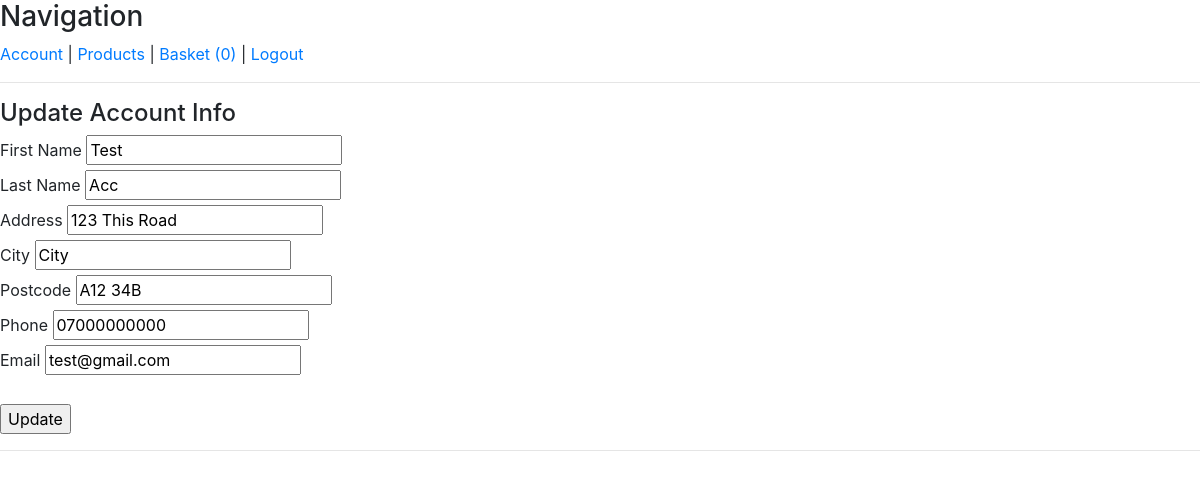
Screenshot of /file/pages/edit_account.php (signed in) with the database file from the repository.
### tables this page shows
CREATE TABLE `customers` (
  `customer_id` int(6) UNSIGNED NOT NULL,
  `first_name` varchar(30) NOT NULL,
  `last_name` varchar(30) NOT NULL,
  `address` varchar(30) NOT NULL,
  `city` varchar(30) NOT NULL,
  `postcode` varchar(10) NOT NULL,
  `phone` varchar(11) NOT NULL,
  `email` varchar(30) NOT NULL,
  `password` varchar(64) NOT NULL
);

### file/includes/functions.php (called while the page is built, shortened)
<?php
function get($table, $column, $param){
    include '../config/database.php';
    $sql = "SELECT * FROM $table WHERE $column = $param";
    $result = mysqli_query($conn, $sql);
    $user=array();
    while($row=mysqli_fetch_array($result)) {
        $user[]=$row;
    };
    return $user;
}

### file/pages/edit_account.php (the view, shortened to what this page needs)
<?php
include 'layout/header.php';
include '../includes/functions.php';
$account_details=get("customers","customer_id",$_SESSION['account_id']);
?>
<?php
    foreach($account_details as $account):
?>
<h4 class="">Update Account Info</h4>
<form action="../includes/update_account.php" method="POST">
    <label>First Name</label>
    <input type="text" value ="<?php echo $account["first_name"];?>" name="first_name" required><br>
    <label>Last Name</label>
    <input type="text" value ="<?php echo $account["last_name"];?>" name="last_name" required><br>
    <label>Address</label>
    <input type="text" value ="<?php echo $account["address"];?>" name="address" required><br>
    <label>City</label>
    <input type="text" value ="<?php echo $account["city"];?>" name="city" required><br>
    <label>Postcode</label>
    <input type="text" value ="<?php echo $account["postcode"];?>" name="postcode" required><br>
    <label>Phone</label>
    <input type="text" value ="<?php echo $account["phone"];?>" name="phone" required><br>
    <label>Email</label>
    <input type="text" value ="<?php echo $account["email"];?>" name="email" required><br><br>
    <input type="submit" value="Update">
</form>
<?php
    endforeach;
?>
<hr>

### rows the page displays
customers: first_name "Test", last_name "Acc", address "123 This Road", city "City", postcode "A12 34B", phone "07000000000", email "test@gmail.com"

### other values shown
$_SESSION["count"] "0"
